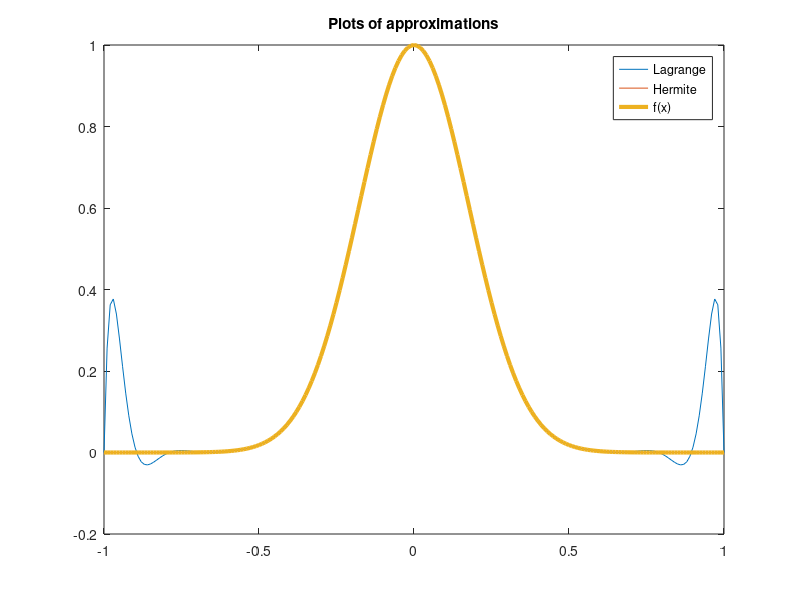
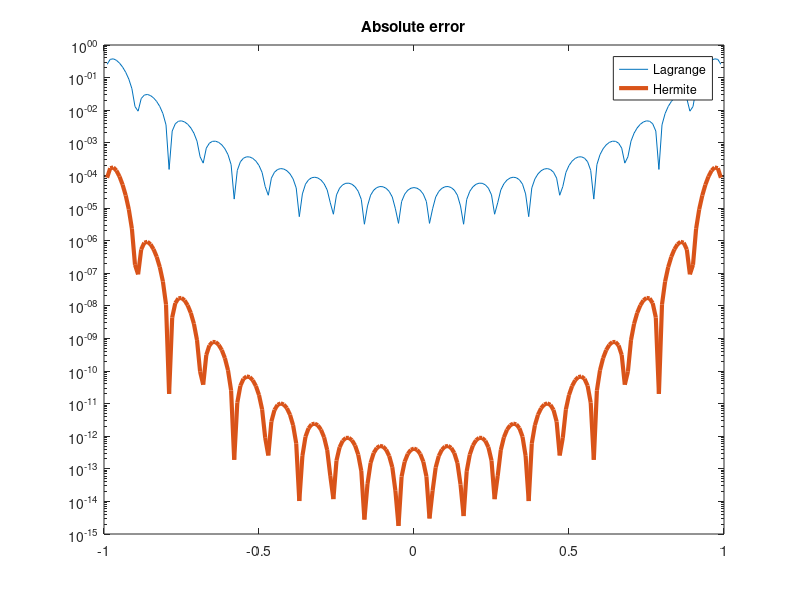

These figures' MATLAB source, in order:
function flipped_day4

% this code compares the performance of Hermite and Lagrange
% interpolation for two functions

% f = @(x) exp(x).*sin(x);
% fp = @(x) exp(x).*cos(x)+exp(x).*sin(x);

f = @(x) exp(-16*x.^2);
fp = @(x) -32*x.*exp(-16*x.^2);

xeval = [-1:0.01:1];

for N =2:2:20

x = linspace(-1,1,N);
y = f(x);
yp = fp(x);



yL = lagrange(xeval,x,y);

yH = hermite(xeval,x,y,yp);

figure(1)
plot(xeval,yL,xeval,yH,xeval, f(xeval),'LineWidth',3)
legend('Lagrange','Hermite','f(x)')
title('Plots of approximations')

figure(2)
semilogy(xeval,abs(yL-f(xeval)),xeval,abs(yH-f(xeval)),'LineWidth',3)
legend('Lagrange','Hermite')
title('Absolute error')

    
pause
end


return

function y = hermite(x,pointx,pointy, pointyp)

% hermite interpolation
n=size(pointx,2);
L=ones(n,size(x,2));
if (size(pointx,2)~=size(pointy,2))
    fprintf(1,'\nERROR!\nPOINTX and POINTY must have the same number of elements\n');
    y=NaN;
else
    % create matrix with Lagrange intepolation
    for i=1:n
        for j=1:n
            if (i~=j)
                L(i,:)=L(i,:).*(x-pointx(j))/(pointx(i)-pointx(j));
            end
        end
    end
    
    %   create the constants L_j'(x_j) needed for Q_j
    ll = zeros(n,1);
    
    for j = 1:n
        for l = 1:n
            if (j~=l)
                ll(j) = ll(j)+1/(pointx(j)-pointx(l));
            end
        end
    end
    
    % Now evaluate R_j and Q_j
    
    Q = zeros(size(L));
    R = zeros(size(L));
    
    for j = 1:n
        Q(j,:) = (1-2*(x-pointx(j))*ll(j)).*(L(j,:)).^2;
        R(j,:) = (x-pointx(j)).*(L(j,:)).^2;
    end
    
    % finally evaluate the polynomial
    
    y = zeros(size(x));
    
    for j = 1:n
        y = y + pointy(j)*Q(j,:)+pointyp(j)*R(j,:);
    end
    
end

return


function y=lagrange(x,pointx,pointy)
%
%LAGRANGE   approx a point-defined function using the Lagrange polynomial interpolation
%
%      LAGRANGE(X,POINTX,POINTY) approx the function definited by the points:
%      P1=(POINTX(1),POINTY(1)), P2=(POINTX(2),POINTY(2)), ..., PN(POINTX(N),POINTY(N))
%      and calculate it in each elements of X
%
%      If POINTX and POINTY have different number of elements the function will return the NaN value
%
%      function wrote by: Calzino
%      7-oct-2001
%
n=size(pointx,2);
L=ones(n,size(x,2));
if (size(pointx,2)~=size(pointy,2))
    fprintf(1,'\nERROR!\nPOINTX and POINTY must have the same number of elements\n');
    y=NaN;
else
    for i=1:n
        for j=1:n
            if (i~=j)
                L(i,:)=L(i,:).*(x-pointx(j))/(pointx(i)-pointx(j));
            end
        end
    end
    y=0;
    for i=1:n
        y=y+pointy(i)*L(i,:);
    end
end

return